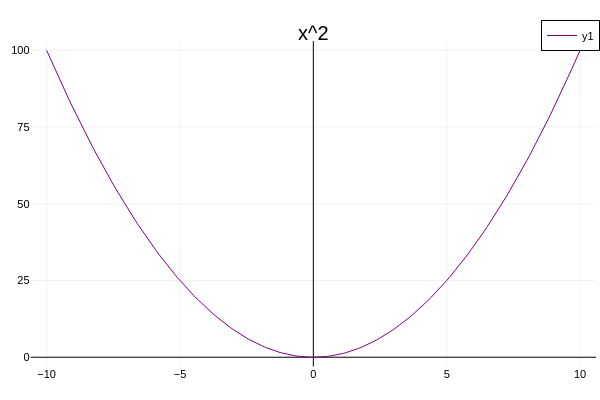

Notebook code cell kept with this figure:
### Markdown cell above
<a id="polynomial-vs-exponential"></a>
### 3.1.1 Polynomial vs Exponential Functions

**Mathematical Concept:**
Polynomial functions feature a variable base with a constant exponent, whereas exponential functions maintain a constant base with a variable exponent.
$$ f(x) = x^2 \quad \text{vs} \quad f(x) = a^x $$

**Modeling Objective:**
Contrast the differing rates of change and graphical trajectories between polynomial and exponential growth models.

[↑ Back to Table of Contents](#table-of-contents)

### Code cell
x = -10:0.1:10
f(x) = x^2

plot(x,f,color=:purple, framestyle=:zerolines, title="x^2")

### Figure 1 — Plotly figure (JSON) as saved in the notebook; plotly's stock layout.template omitted (floating-point values rounded to 4 significant figures; data arrays with more than 128 entries replaced by an {"elided": "..."} marker saying what was removed)
{"data": [{"colorbar": {"len": 0.9039, "title": "", "x": 0.9934, "y": 0.4896}, "legendgroup": "y1", "line": {"color": "rgba(128, 0, 128, 1.000)", "dash": "solid", "shape": "linear", "width": 1}, "mode": "lines", "name": "y1", "showlegend": true, "type": "scatter", "x": {"elided": "201 float values"}, "xaxis": "x", "y": {"elided": "201 float values"}, "yaxis": "y"}], "layout": {"annotations": [{"font": {"color": "rgba(0, 0, 0, 1.000)", "family": "sans-serif", "size": 20}, "rotation": 0, "showarrow": false, "text": "x^2", "x": 0.5222, "xanchor": "center", "xref": "paper", "y": 1, "yanchor": "top", "yref": "paper"}], "height": 400, "legend": {"bgcolor": "rgba(255, 255, 255, 1.000)", "bordercolor": "rgba(0, 0, 0, 1.000)", "borderwidth": 1, "font": {"color": "rgba(0, 0, 0, 1.000)", "family": "sans-serif", "size": 11}, "title": {"font": {"color": "rgba(0, 0, 0, 1.000)", "family": "sans-serif", "size": 15}, "text": ""}, "tracegroupgap": 0, "traceorder": "normal", "x": 1, "xanchor": "auto", "y": 1, "yanchor": "auto"}, "margin": {"b": 20, "l": 0, "r": 0, "t": 20}, "paper_bgcolor": "rgba(255, 255, 255, 1.000)", "plot_bgcolor": "rgba(255, 255, 255, 1.000)", "showlegend": true, "width": 600, "xaxis": {"anchor": "y", "domain": [0.05101, 0.9934], "gridcolor": "rgba(0, 0, 0, 0.100)", "gridwidth": 0.5, "linecolor": "rgba(0, 0, 0, 1.000)", "mirror": false, "range": [-10.6, 10.6], "showgrid": true, "showline": false, "showticklabels": true, "tickangle": 0, "tickcolor": "rgba(0, 0, 0, 0.000)", "tickfont": {"color": "rgba(0, 0, 0, 1.000)", "family": "sans-serif", "size": 11}, "tickmode": "array", "ticks": "inside", "ticktext": ["−10", "−5", "0", "5", "10"], "tickvals": [-10, -5, 0, 5, 10], "title": "", "titlefont": {"color": "rgba(0, 0, 0, 1.000)", "family": "sans-serif", "size": 15}, "type": "-", "visible": true, "zeroline": true, "zerolinecolor": "rgba(0, 0, 0, 1.000)"}, "yaxis": {"anchor": "x", "domain": [0.03762, 0.9415], "gridcolor": "rgba(0, 0, 0, 0.100)", "gridwidth": 0.5, "linecolor": "rgba(0, 0, 0, 1.000)", "mirror": false, "range": [-3, 103], "showgrid": true, "showline": false, "showticklabels": true, "tickangle": 0, "tickcolor": "rgba(0, 0, 0, 0.000)", "tickfont": {"color": "rgba(0, 0, 0, 1.000)", "family": "sans-serif", "size": 11}, "tickmode": "array", "ticks": "inside", "ticktext": ["0", "25", "50", "75", "100"], "tickvals": [0, 25, 50, 75, 100], "title": "", "titlefont": {"color": "rgba(0, 0, 0, 1.000)", "family": "sans-serif", "size": 15}, "type": "-", "visible": true, "zeroline": true, "zerolinecolor": "rgba(0, 0, 0, 1.000)"}}}
